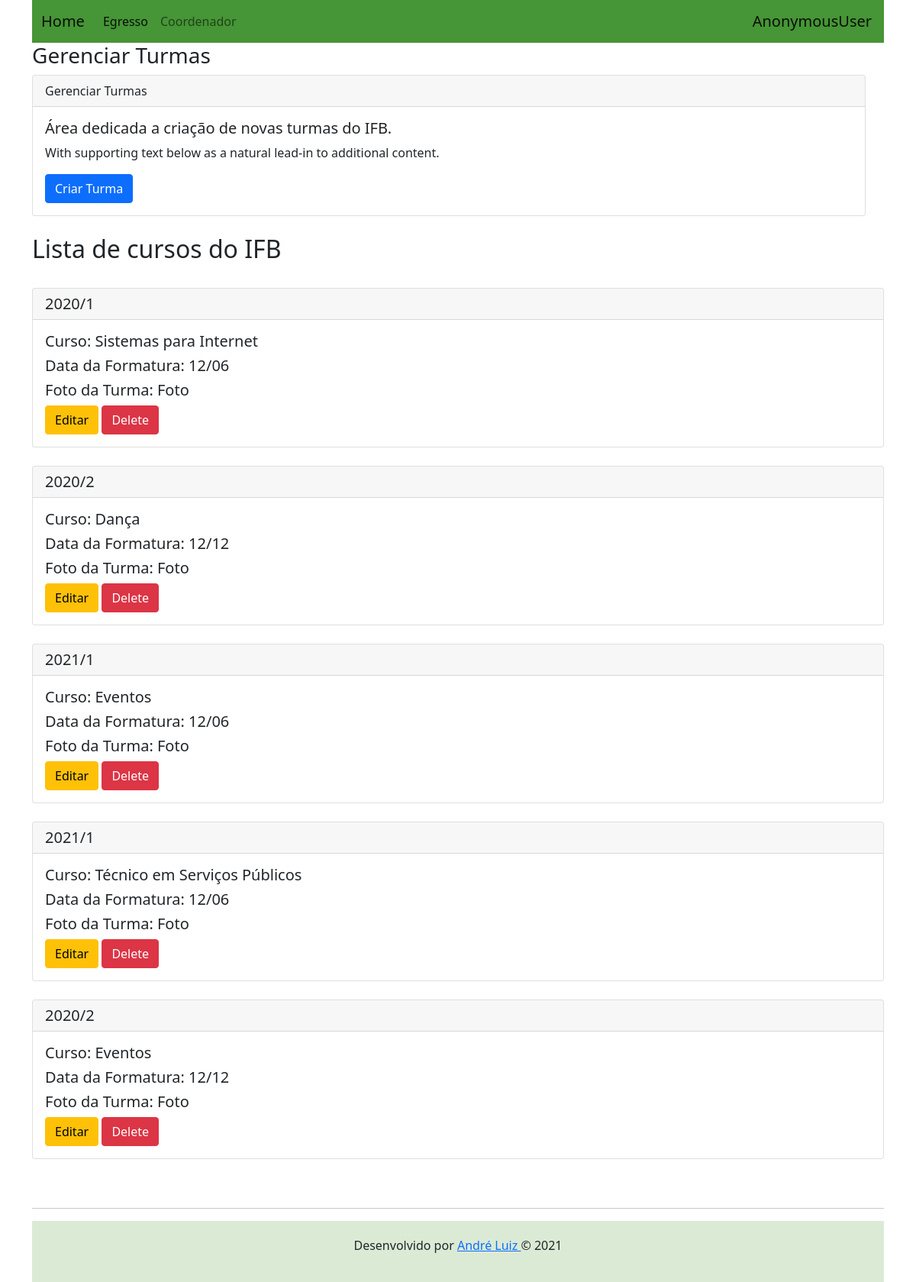
Before: /gerenciarturma/ with the older database file.
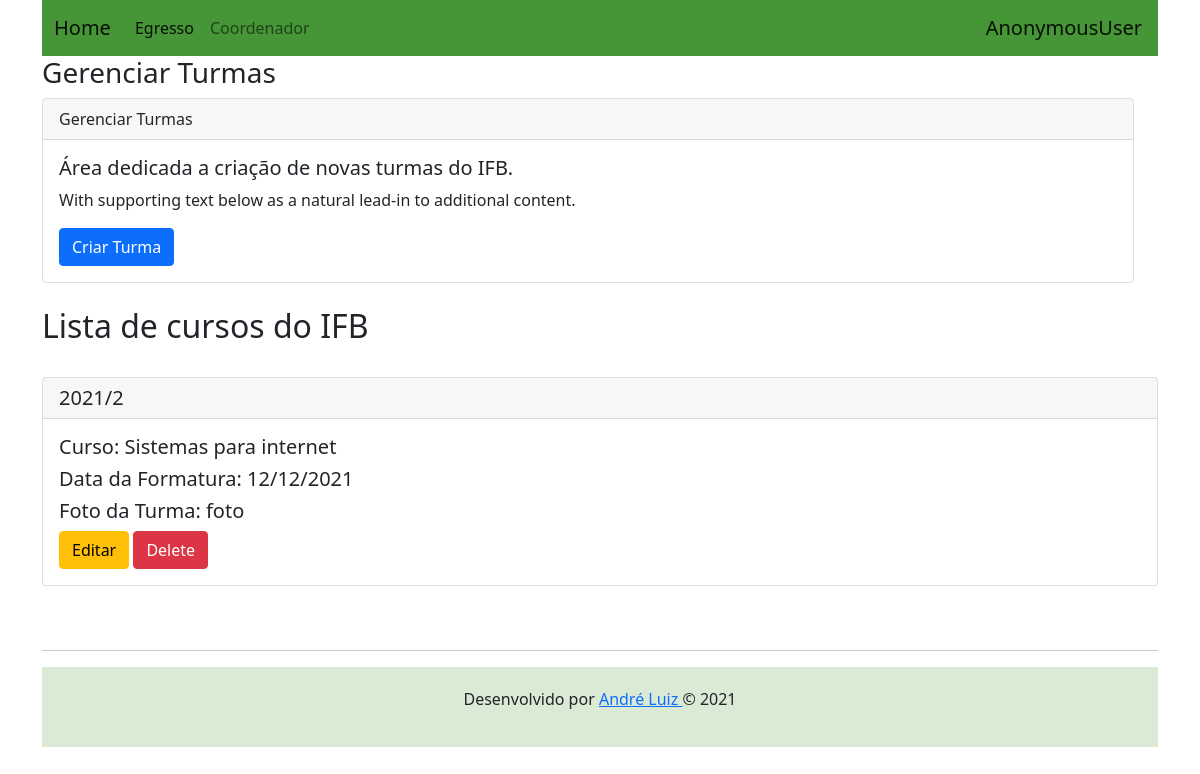
After: the same page with the newer database file.
### perfis/models.py (models this page shows, shortened)
class Turma(models.Model):
    periodo = models.CharField(max_length=255, null=False)
    data_formatura = models.CharField(max_length=255, null=False)
    foto = models.CharField(max_length=255, null=False)
    curso = models.ForeignKey(Curso, on_delete=models.CASCADE)
    alunos = models.ManyToManyField(Alunos, related_name='turmaa')

class Curso(models.Model):
    NIVEL_CHOICES = (
        ('Superior', 'Superior (Bacharelado / Licenciatura)'),
        ('Superior', 'Superior (Tecnologia)'),
        ('Tecnico', 'Técnico (Integrado)'),
        ('Tecnico', 'Técnico(Subsequente)'),
    )
    nome = models.CharField(max_length=255, null=False)
    nivel = models.CharField(max_length=255, choices=NIVEL_CHOICES, null=False)
    campus = models.CharField(max_length=255, null=False)
    def __str__(self):
        return self.nome

### usuarios/views.py (the view)
# urls.py: path('gerenciarturma/', GerenciarTurmaView.as_view(), name='gerenciarturma'),
class GerenciarTurmaView(ListView):
    models = Turma
    template_name = 'gerenciar_turma.html'
    queryset = Turma.objects.all()
    context_object_name = 'listarturmas'

### usuarios/templates/gerenciar_turma.html
{% extends "base.html" %}
{% block body %}
<H3>Gerenciar Turmas</H3>
<div class="row">
    <div class="col-lg-12">
        <div class="card">
            <div class="card-header">
                Gerenciar Turmas
            </div>
            <div class="card-body">
              <h5 class="card-title">Área dedicada a criação de novas turmas do IFB.</h5>
              <p class="card-text">With supporting text below as a natural lead-in to additional content.</p>
              <a href="/criarturma" class="btn btn-primary">Criar Turma</a>
            </div>
        </div>
        <br>
    </div>
</div>
<div class="col-lg-12">
    <h2>Lista de cursos do IFB</h2>
    <br>
    {% for listarturma in listarturmas %}
    <div class="card">
        <h5 class="card-header">{{listarturma.periodo}}</h5>
        <div class="card-body">
          <h5 class="card-title">Curso: {{listarturma.curso}}</h5>
          <h5 class="card-title">Data da Formatura: {{listarturma.data_formatura}}</h5>
          <h5 class="card-title">Foto da Turma: {{listarturma.foto}}</h5>
            <a class="btn btn-warning" href="{% url 'upd_turma' listarturma.pk%}">Editar</a>
            <a class="btn btn-danger" href="{% url 'del_turma' listarturma.pk%}">Delete</a>
        </div>
    </div>
    <br>
    {% endfor %}
</div>
{% endblock %}

Changed rows visible on the page:
removed Turma: periodo "2020/2", curso "Dança", data_formatura "12/12", foto "Foto"
removed Turma: periodo "2021/1", curso "Eventos", data_formatura "12/06", foto "Foto"
removed Turma: periodo "2021/1", curso "Técnico em Serviços Públicos", data_formatura "12/06", foto "Foto"
removed Turma: periodo "2020/2", curso "Eventos", data_formatura "12/12", foto "Foto"
changed Turma: periodo "2020/1" → "2021/2"; curso "Sistemas para Internet" → "Sistemas para internet"; data_formatura "12/06" → "12/12/2021"; foto "Foto" → "foto"
